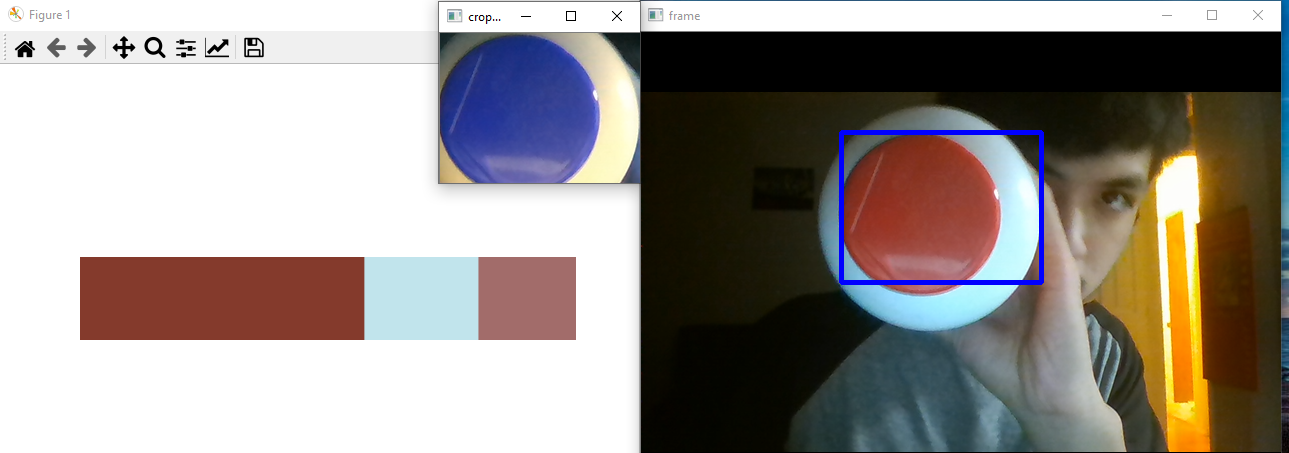
#> input picture Task4DominantColorBrightness1.PNG, 1289 x 453 px, given in place of the camera
$ python Task4_BGR_Red_Tracker.py
#> lines starting #> are read from the running program, lines starting #| are printed output that depends on the picture; after the words box and inside, x2 and y2 are one past the last pixel; in counts of white or black regions, pixels touching at a corner belong together
'''
This file tracks red objects USING BGR INSTEAD OF HSV
The following code is adapted from the OpenCV tutorials (changing color space)
and contours in particular. Drawing the bounding boxes was taken from
stackoverflow, the tutorial was confusing me. Makes sense what s/he did.
Modified it to work when no red contours are present (would crash due to
attempting to due np.argmax of empty array)

BGR is worse due to the ranges being difficult to work with,
The range I inputted needs the object to be perfectly red with
no lighting issues.
'''
import cv2
import numpy as np

cap = cv2.VideoCapture(0)

while(1):

    # Take each frame from camera
    _, frame = cap.read()
#> frame is the input picture: shape (453, 1289, 3); mean B, G, R 141.1, 145.4, 152

    # define range of blue color in HSV
    lower_red = np.array([0,0,75])
    upper_red = np.array([30,30,255])

    # Threshold the HSV image to get only red colors
    mask = cv2.inRange(frame, lower_red, upper_red)
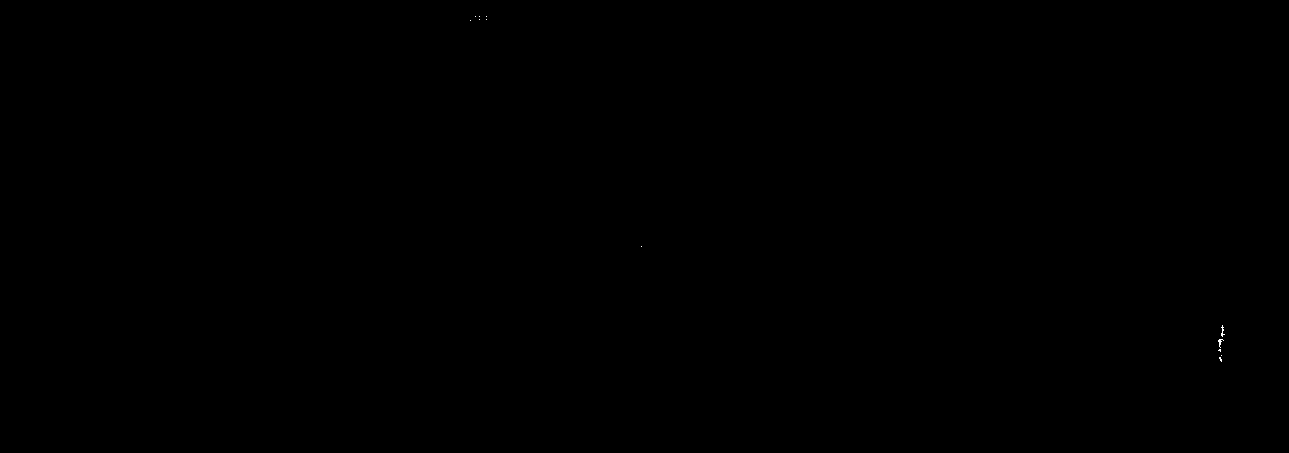
#> mask: shape (453, 1289); 0.01% white in thin lines or dots, all inside (x1, y1, x2, y2) = (470, 16, 1225, 362)
    # Bitwise-AND mask and original image
    res = cv2.bitwise_and(frame,frame, mask= mask)


    cv2.imshow('mask',mask)
    cv2.imshow('res',res)

    contours, hierarchy = cv2.findContours(mask, cv2.RETR_TREE, cv2.CHAIN_APPROX_SIMPLE)
#> contours = 12 contours, all with area under 20
    areas = [cv2.contourArea(c) for c in contours]
#> areas = [3.5, 0, 2, 9, 8, 0, 0, 0, 0, 0, 0, 0]
    if areas:
        max_index = np.argmax(areas)
#> max_index = 3
        cnt=contours[max_index]
#> cnt = contour of 16 points, box (x1, y1, x2, y2) (1218, 339, 1224, 348), area 9
        areas = [cv2.contourArea(c) for c in contours]
        max_index = np.argmax(areas)
        cnt=contours[max_index]

        x,y,w,h = cv2.boundingRect(cnt)
#> x = 1218; y = 339; w = 6; h = 9
        cv2.rectangle(frame,(x,y),(x+w,y+h),(0,255,0),2)
#> frame: shape (453, 1289, 3); 0.01% of pixels changed, all inside (x1, y1, x2, y2) = (1217, 338, 1226, 350)
# -------------------------------------------------------------------

    cv2.imshow('frame',frame)
    #cv2.imshow('im4',im4)
    k = cv2.waitKey(5) & 0xFF
#> (key Esc is pressed here)
    if k == 27:
        break

cv2.destroyAllWindows()
